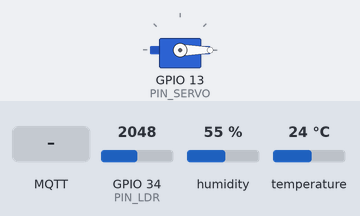
Recording of a sketch running on a simulated ESP32. On the bench: servo. The test bench sets the inputs (shaded band); at power-on: GPIO 34 (PIN_LDR) = 2048, humidity 55 %, temperature 24 °C. WiFi joins after 1.5 s; servers stay silent unless stated; random numbers use the default seed unless the sketch sets one; no MQTT or app messages arrive unless stated; what the sketch prints to the serial monitor is not drawn.

Above: at 2.7 s.
2.8 s: MQTT message "abrir" arrives on the first subscribed topic
At 3.9 s:
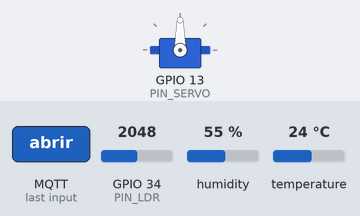
9.3 s: MQTT message "cerrar" arrives on the first subscribed topic
11.5 s: MQTT message "1" arrives on the first subscribed topic
Timing chart, 0 to 14.5 s (numbered marks = the images above; inputs shaded):
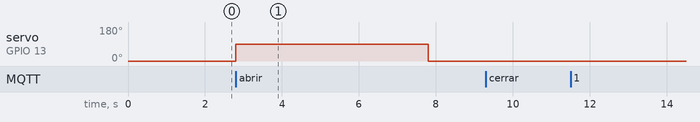

Measured:
- after the input at 2.8 s, servo on GPIO 13 (PIN_SERVO): 0° → 90° at once, → 0° 5.0 s later
- after the input at 9.3 s, every drawn part: stays the same
- after the input at 11.5 s, every drawn part: stays the same

The sketch:

sketch.ino
```cpp
// ClimaWear Smart — circuito ESP32 para Wokwi
// Lee temperatura y humedad (DHT22) y luz (LDR), publica por MQTT
// y mueve el servomotor (puerta del armario) cuando la app lo pide.

#include <WiFi.h>
#include <PubSubClient.h>
#include <ArduinoJson.h>
#include <DHTesp.h>
#include <ESP32Servo.h>

// ---------- Configuración ----------
const char* WIFI_SSID = "Wokwi-GUEST";
const char* WIFI_PASS = "";

const char* MQTT_BROKER = "broker.hivemq.com";
const int   MQTT_PORT   = 1883;
const char* TOPIC_SENSORES = "eafit-climawear/sensores";  // ESP32 -> app
const char* TOPIC_ARMARIO  = "eafit-climawear/armario";   // app -> ESP32

const int PIN_DHT   = 15;
const int PIN_LDR   = 34;
const int PIN_SERVO = 13;

// En el módulo LDR de Wokwi, más luz da una lectura analógica MÁS BAJA.
// Si al mover el slider de luz el porcentaje va al revés, cambia esto a false.
const bool INVERTIR_LDR = true;

const unsigned long INTERVALO_PUBLICACION = 5000;  // ms
const unsigned long TIEMPO_ARMARIO_ABIERTO = 5000; // ms

// ---------- Objetos ----------
WiFiClient wifiClient;
PubSubClient mqtt(wifiClient);
DHTesp dht;
Servo puerta;

unsigned long ultimaPublicacion = 0;
unsigned long armarioAbiertoDesde = 0;
bool armarioAbierto = false;

void abrirArmario() {
  puerta.write(90);
  armarioAbierto = true;
  armarioAbiertoDesde = millis();
  Serial.println("Armario: abierto");
}

void cerrarArmario() {
  puerta.write(0);
  armarioAbierto = false;
  Serial.println("Armario: cerrado");
}

void alRecibirMensaje(char* topic, byte* payload, unsigned int length) {
  String mensaje;
  for (unsigned int i = 0; i < length; i++) mensaje += (char)payload[i];
  mensaje.trim();
  Serial.printf("MQTT [%s]: %s\n", topic, mensaje.c_str());

  if (mensaje == "abrir") abrirArmario();
  else if (mensaje == "cerrar") cerrarArmario();
}

void conectarWiFi() {
  Serial.print("Conectando a WiFi");
  WiFi.begin(WIFI_SSID, WIFI_PASS);
  while (WiFi.status() != WL_CONNECTED) {
    delay(300);
    Serial.print(".");
  }
  Serial.println(" conectado");
}

void conectarMQTT() {
  while (!mqtt.connected()) {
    String clientId = "climawear-esp32-" + String((uint32_t)esp_random(), HEX);
    Serial.print("Conectando a MQTT... ");
    if (mqtt.connect(clientId.c_str())) {
      Serial.println("listo");
      mqtt.subscribe(TOPIC_ARMARIO);
    } else {
      Serial.printf("falló (rc=%d), reintento en 2 s\n", mqtt.state());
      delay(2000);
    }
  }
}

int leerLuzPorcentaje() {
  int crudo = analogRead(PIN_LDR);          // 0 a 4095 en el ESP32
  int pct = map(crudo, 0, 4095, 0, 100);
  if (INVERTIR_LDR) pct = 100 - pct;
  return constrain(pct, 0, 100);
}

void publicarLecturas() {
  TempAndHumidity th = dht.getTempAndHumidity();
  if (isnan(th.temperature) || isnan(th.humidity)) {
    Serial.println("Error leyendo el DHT22");
    return;
  }

  JsonDocument doc;
  doc["temp"] = round(th.temperature * 10) / 10.0;
  doc["hum"]  = round(th.humidity * 10) / 10.0;
  doc["luz"]  = leerLuzPorcentaje();
  doc["armario"] = armarioAbierto ? "abierto" : "cerrado";

  char buffer[128];
  serializeJson(doc, buffer);
  mqtt.publish(TOPIC_SENSORES, buffer);
  Serial.printf("Publicado: %s\n", buffer);
}

void setup() {
  Serial.begin(115200);
  dht.setup(PIN_DHT, DHTesp::DHT22);
  puerta.attach(PIN_SERVO);
  cerrarArmario();

  conectarWiFi();
  mqtt.setServer(MQTT_BROKER, MQTT_PORT);
  mqtt.setCallback(alRecibirMensaje);
}

void loop() {
  if (WiFi.status() != WL_CONNECTED) conectarWiFi();
  if (!mqtt.connected()) conectarMQTT();
  mqtt.loop();

  unsigned long ahora = millis();
  if (ahora - ultimaPublicacion >= INTERVALO_PUBLICACION) {
    ultimaPublicacion = ahora;
    publicarLecturas();
  }

  if (armarioAbierto && ahora - armarioAbiertoDesde >= TIEMPO_ARMARIO_ABIERTO) {
    cerrarArmario();
  }
}
```
